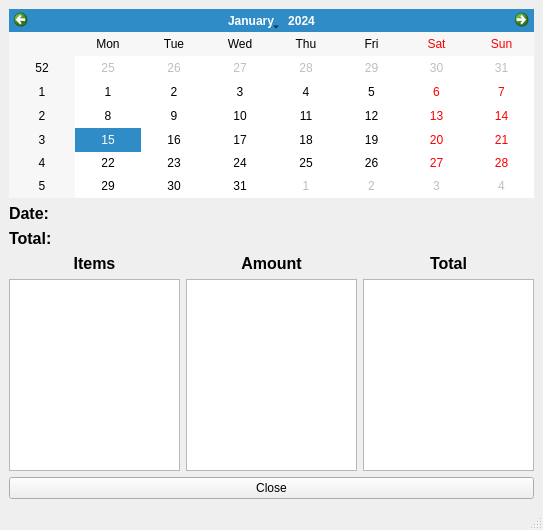
<?xml version="1.0" encoding="UTF-8"?>
<ui version="4.0">
 <class>MainWindow</class>
 <widget class="QMainWindow" name="MainWindow">
  <property name="geometry">
   <rect>
    <x>0</x>
    <y>0</y>
    <width>543</width>
    <height>530</height>
   </rect>
  </property>
  <property name="windowTitle">
   <string>MainWindow</string>
  </property>
  <widget class="QWidget" name="centralwidget">
   <layout class="QVBoxLayout" name="verticalLayout_5">
    <item>
     <widget class="QCalendarWidget" name="calendarWidget"/>
    </item>
    <item>
     <layout class="QVBoxLayout" name="verticalLayout_4">
      <item>
       <widget class="QLabel" name="dateLabel">
        <property name="font">
         <font>
          <pointsize>12</pointsize>
          <weight>75</weight>
          <bold>true</bold>
         </font>
        </property>
        <property name="text">
         <string>Date:</string>
        </property>
       </widget>
      </item>
      <item>
       <widget class="QLabel" name="totalLabel">
        <property name="font">
         <font>
          <pointsize>12</pointsize>
          <weight>75</weight>
          <bold>true</bold>
         </font>
        </property>
        <property name="text">
         <string>Total:</string>
        </property>
       </widget>
      </item>
     </layout>
    </item>
    <item>
     <layout class="QHBoxLayout" name="horizontalLayout">
      <item>
       <layout class="QVBoxLayout" name="verticalLayout">
        <item>
         <widget class="QLabel" name="label">
          <property name="font">
           <font>
            <pointsize>12</pointsize>
            <weight>75</weight>
            <bold>true</bold>
           </font>
          </property>
          <property name="text">
           <string>Items</string>
          </property>
          <property name="alignment">
           <set>Qt::AlignCenter</set>
          </property>
         </widget>
        </item>
        <item>
         <widget class="QListWidget" name="itemsList"/>
        </item>
       </layout>
      </item>
      <item>
       <layout class="QVBoxLayout" name="verticalLayout_2">
        <item>
         <widget class="QLabel" name="label_2">
          <property name="font">
           <font>
            <pointsize>12</pointsize>
            <weight>75</weight>
            <bold>true</bold>
           </font>
          </property>
          <property name="text">
           <string>Amount</string>
          </property>
          <property name="alignment">
           <set>Qt::AlignCenter</set>
          </property>
         </widget>
        </item>
        <item>
         <widget class="QListWidget" name="amountList"/>
        </item>
       </layout>
      </item>
      <item>
       <layout class="QVBoxLayout" name="verticalLayout_3">
        <item>
         <widget class="QLabel" name="label_3">
          <property name="font">
           <font>
            <pointsize>12</pointsize>
            <weight>75</weight>
            <bold>true</bold>
           </font>
          </property>
          <property name="text">
           <string>Total</string>
          </property>
          <property name="alignment">
           <set>Qt::AlignCenter</set>
          </property>
         </widget>
        </item>
        <item>
         <widget class="QListWidget" name="totalList"/>
        </item>
       </layout>
      </item>
     </layout>
    </item>
    <item>
     <widget class="QPushButton" name="closeButton">
      <property name="text">
       <string>Close</string>
      </property>
     </widget>
    </item>
   </layout>
  </widget>
  <widget class="QMenuBar" name="menubar">
   <property name="geometry">
    <rect>
     <x>0</x>
     <y>0</y>
     <width>543</width>
     <height>21</height>
    </rect>
   </property>
  </widget>
  <widget class="QStatusBar" name="statusbar"/>
 </widget>
 <resources/>
 <connections/>
</ui>
